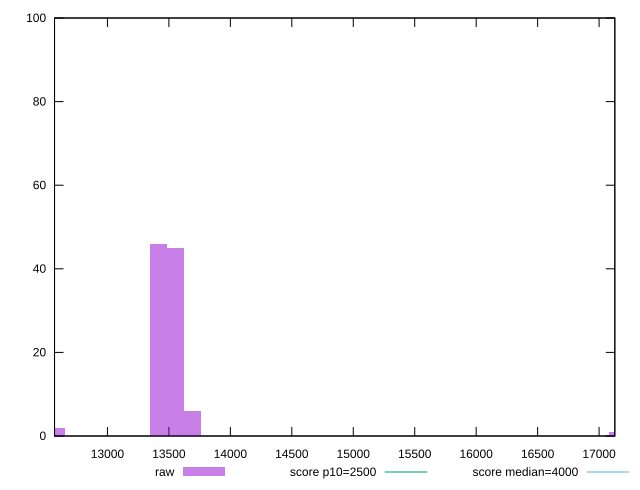

Source code (gnuplot):
reset

$raw <<EOF
13554.844169018834 45
13693.158905437394 6
13416.529432600275 46
17151.02731590138 1
12586.641014088918 2
EOF

set key outside below
set boxwidth 138.31473641855953
set xrange [12569.567:17128.032]
set yrange [0:100]
set trange [0:100]
set style fill transparent solid 0.5 noborder

set parametric
set terminal svg size 640, 490 enhanced background rgb 'white'
set output "report_00008_2021-01-22T20:58:29.167/largest-contentful-paint/samples/pages/raw/histogram.svg"

plot $raw title "raw" with boxes, \
     2500,t title "score p10=2500", \
     4000,t title "score median=4000"

reset
